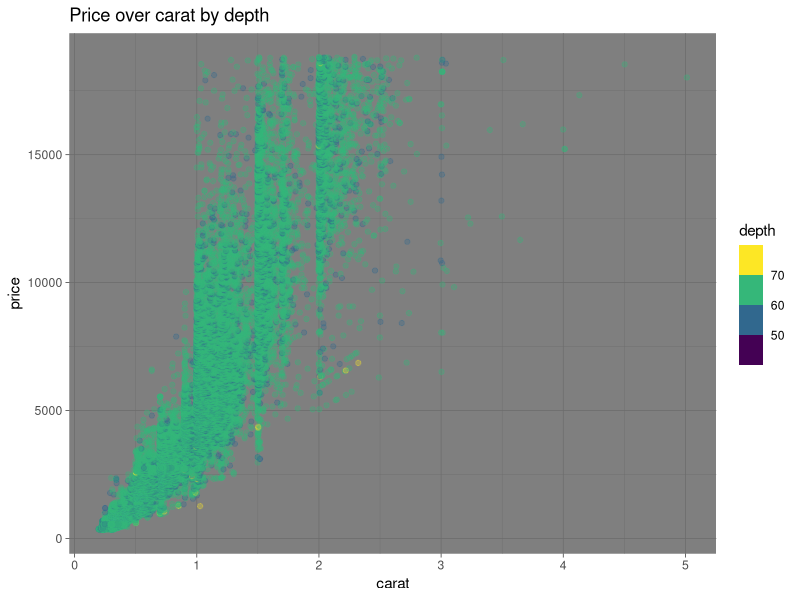

Generate this figure with R:
library(tidyverse)

diamonds %>%
ggplot(aes(carat, price, color = depth))+
geom_jitter(alpha=0.3) +
scale_color_viridis_b() +
labs (title="Price over carat by depth") +
theme_dark()
